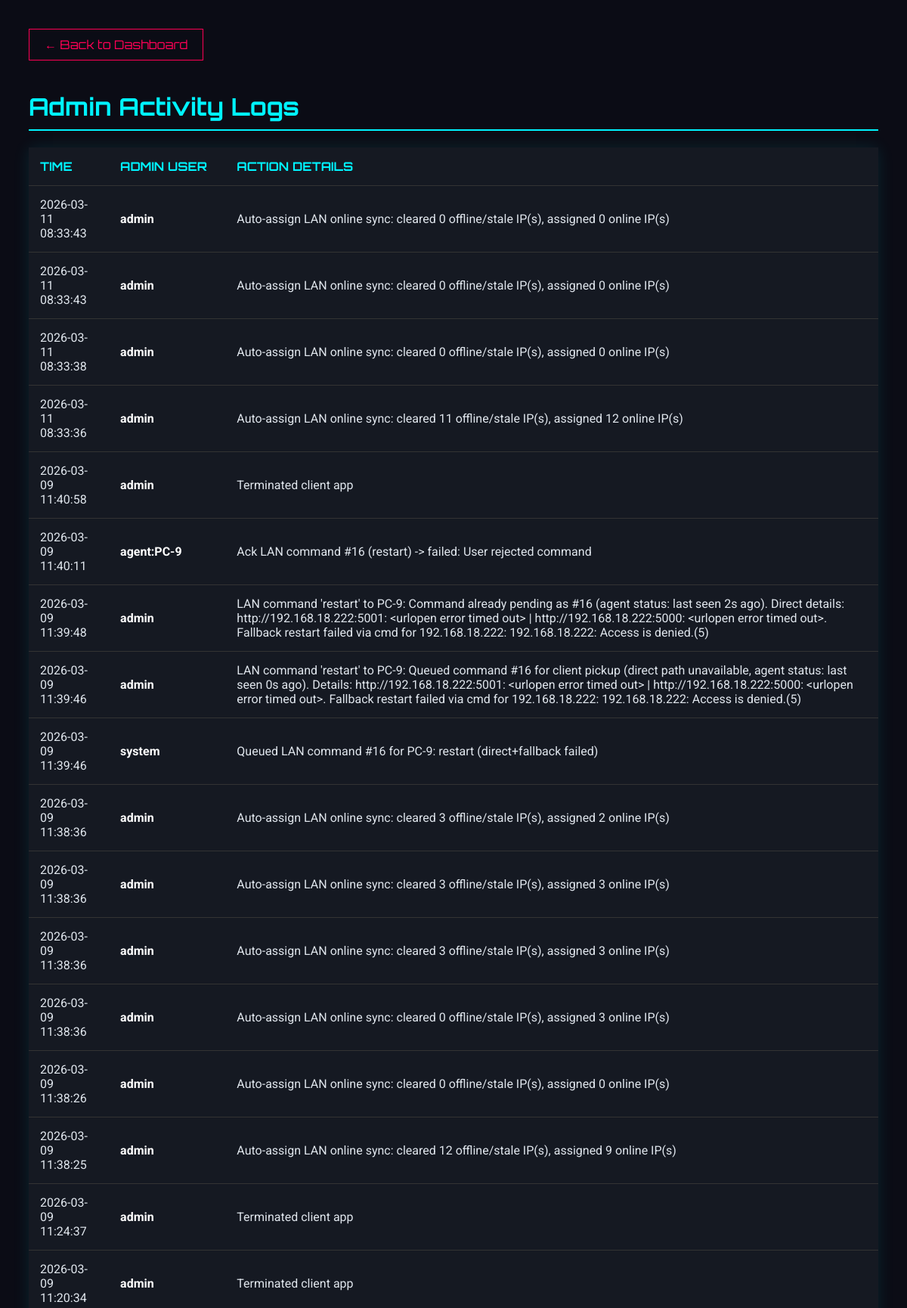
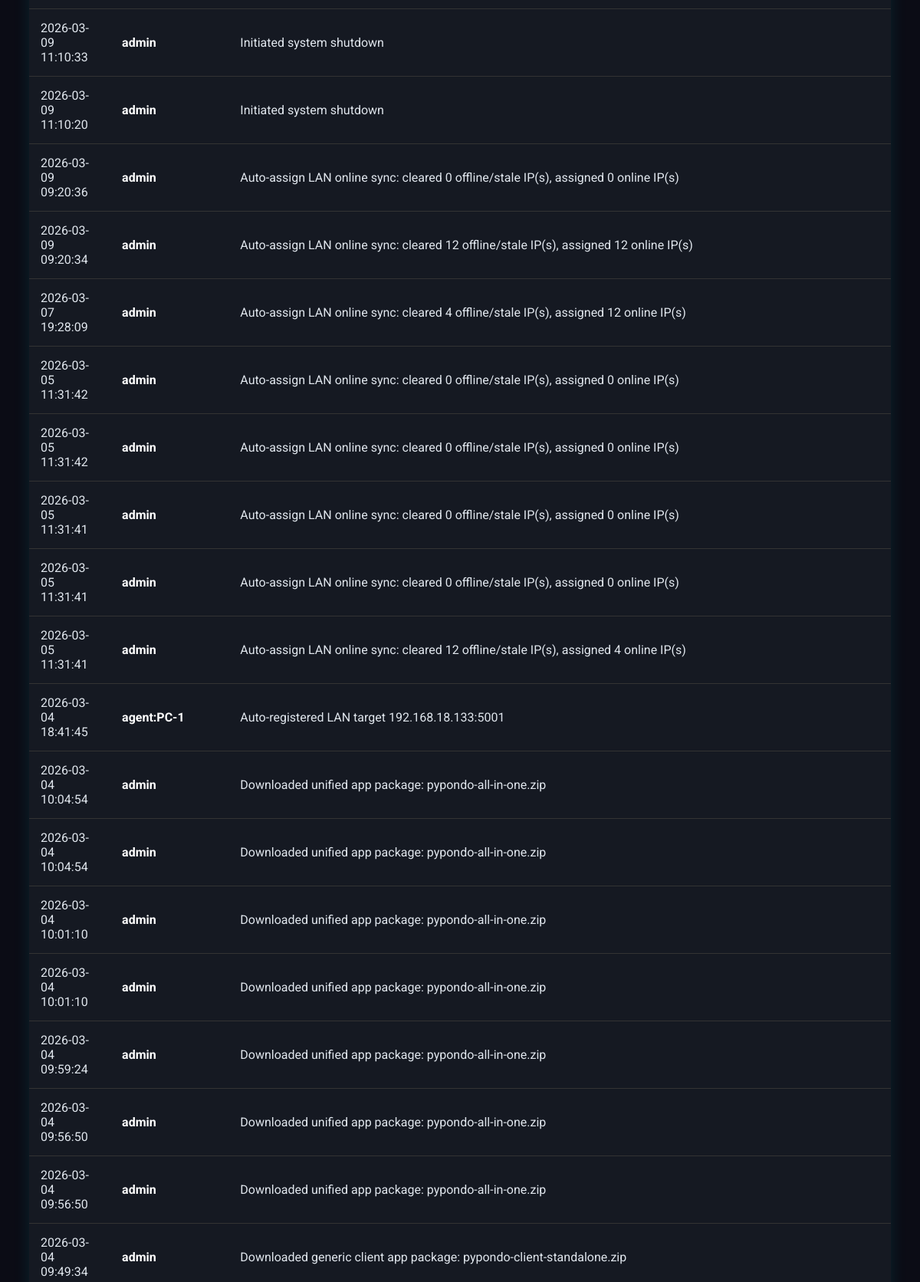
The app's page /logs (signed in, upper part) with its own data (2 pictures, top to bottom).
### app.py (models this page shows)
class AdminLog(db.Model):
    id = db.Column(db.Integer, primary_key=True)
    admin_name = db.Column(db.String(80))
    action = db.Column(db.String(255))
    timestamp = db.Column(db.DateTime, default=datetime.now)

### app.py (the view)
@app.route('/logs')
@login_required
def view_logs():
    if not current_user.is_admin: return redirect(url_for('index'))
    logs = AdminLog.query.order_by(AdminLog.timestamp.desc()).all()
    return render_template('logs.html', logs=logs)

### app.py (called while the page is built, shortened)
@login_manager.user_loader
def load_user(user_id):
    return db.session.get(User, int(user_id))

@app.before_request
def bootstrap_schema():
    if not getattr(app, "_schema_ready", False):
        db.create_all()
        ensure_pc_lan_ip_column()
        ensure_booking_date_column()
        ensure_session_last_charged_at_column()
        app._schema_ready = True

def start_periodic_billing():
    global _billing_thread_started
    if _billing_thread_started:
        return

@app.before_request
def ensure_billing_started():
    start_periodic_billing()

### templates/logs.html (shortened to what this page needs)
<!DOCTYPE html>
<html lang="en">
<head>
</head>
<body>
    <a href="/" class="back-btn">← Back to Dashboard</a>
    <h1>Admin Activity Logs</h1>
    <table>
        <thead>
            <tr>
                <th>Time</th>
                <th>Admin User</th>
                <th>Action Details</th>
            </tr>
        </thead>
        <tbody>
            {% for log in logs %}
            <tr>
                <td>{{ log.timestamp.strftime('%Y-%m-%d %H:%M:%S') }}</td>
                <td style="font-weight: bold; color: white;">{{ log.admin_name }}</td>
                <td>{{ log.action }}</td>
            </tr>
            {% else %}
            <tr>
                <td colspan="3" style="text-align:center; color:#666;">No logs found.</td>
            </tr>
            {% endfor %}
        </tbody>
    </table>
</body>
</html>

### templates/logs.html (style rules this page uses)
body { background-color: #0b0c15; color: #e0e6ed; font-family: 'Roboto', sans-serif; padding: 30px; }
h1 { font-family: 'Orbitron', sans-serif; color: #00f3ff; border-bottom: 2px solid #00f3ff; padding-bottom: 10px; }
table { width: 100%; border-collapse: collapse; background: #151922; margin-top: 20px; box-shadow: 0 0 20px rgba(0, 243, 255, 0.1); }
th, td { padding: 15px; text-align: left; border-bottom: 1px solid #333; }
th { color: #00f3ff; text-transform: uppercase; font-family: 'Orbitron', sans-serif; }
.back-btn { display: inline-block; margin-bottom: 20px; color: #ff0055; text-decoration: none; border: 1px solid #ff0055; padding: 10px 20px; font-family: 'Orbitron', sans-serif; }

### records on screen
AdminLog: timestamp "2026-03-11 08:33:43", admin_name "admin", action "Auto-assign LAN online sync: cleared 0 offline/stale IP(s), assigned 0 online IP(s)"
AdminLog: timestamp "2026-03-11 08:33:43", admin_name "admin", action "Auto-assign LAN online sync: cleared 0 offline/stale IP(s), assigned 0 online IP(s)"
AdminLog: timestamp "2026-03-11 08:33:38", admin_name "admin", action "Auto-assign LAN online sync: cleared 0 offline/stale IP(s), assigned 0 online IP(s)"
AdminLog: timestamp "2026-03-11 08:33:36", admin_name "admin", action "Auto-assign LAN online sync: cleared 11 offline/stale IP(s), assigned 12 online IP(s)"
AdminLog: timestamp "2026-03-09 11:40:58", admin_name "admin", action "Terminated client app"
AdminLog: timestamp "2026-03-09 11:40:11", admin_name "agent:PC-9", action "Ack LAN command #16 (restart) -> failed: User rejected command"
AdminLog: timestamp "2026-03-09 11:39:48", admin_name "admin", action "LAN command 'restart' to PC-9: Command already pending as #16 (agent status: last seen 2s ago). Direct details: http://192.168.18.222:5001: <urlopen error timed out> | http://192.168.18.222:5000: <urlopen error timed out>. Fallback restart failed via cmd for 192.168.18.222: 192.168.18.222: Access is denied.(5)"
AdminLog: timestamp "2026-03-09 11:39:46", admin_name "admin", action "LAN command 'restart' to PC-9: Queued command #16 for client pickup (direct path unavailable, agent status: last seen 0s ago). Details: http://192.168.18.222:5001: <urlopen error timed out> | http://192.168.18.222:5000: <urlopen error timed out>. Fallback restart failed via cmd for 192.168.18.222: 192.168.18.222: Access is denied.(5)"
AdminLog: timestamp "2026-03-09 11:39:46", admin_name "system", action "Queued LAN command #16 for PC-9: restart (direct+fallback failed)"
AdminLog: timestamp "2026-03-09 11:38:36", admin_name "admin", action "Auto-assign LAN online sync: cleared 3 offline/stale IP(s), assigned 2 online IP(s)"
AdminLog: timestamp "2026-03-09 11:38:36", admin_name "admin", action "Auto-assign LAN online sync: cleared 3 offline/stale IP(s), assigned 3 online IP(s)"
AdminLog: timestamp "2026-03-09 11:38:36", admin_name "admin", action "Auto-assign LAN online sync: cleared 3 offline/stale IP(s), assigned 3 online IP(s)"
AdminLog: timestamp "2026-03-09 11:38:36", admin_name "admin", action "Auto-assign LAN online sync: cleared 0 offline/stale IP(s), assigned 3 online IP(s)"
AdminLog: timestamp "2026-03-09 11:38:26", admin_name "admin", action "Auto-assign LAN online sync: cleared 0 offline/stale IP(s), assigned 0 online IP(s)"
AdminLog: timestamp "2026-03-09 11:38:25", admin_name "admin", action "Auto-assign LAN online sync: cleared 12 offline/stale IP(s), assigned 9 online IP(s)"
AdminLog: timestamp "2026-03-09 11:24:37", admin_name "admin", action "Terminated client app"
AdminLog: timestamp "2026-03-09 11:20:34", admin_name "admin", action "Terminated client app"
AdminLog: timestamp "2026-03-09 11:10:33", admin_name "admin", action "Initiated system shutdown"
AdminLog: timestamp "2026-03-09 11:10:20", admin_name "admin", action "Initiated system shutdown"
AdminLog: timestamp "2026-03-09 09:20:36", admin_name "admin", action "Auto-assign LAN online sync: cleared 0 offline/stale IP(s), assigned 0 online IP(s)"
AdminLog: timestamp "2026-03-09 09:20:34", admin_name "admin", action "Auto-assign LAN online sync: cleared 12 offline/stale IP(s), assigned 12 online IP(s)"
AdminLog: timestamp "2026-03-07 19:28:09", admin_name "admin", action "Auto-assign LAN online sync: cleared 4 offline/stale IP(s), assigned 12 online IP(s)"
AdminLog: timestamp "2026-03-05 11:31:42", admin_name "admin", action "Auto-assign LAN online sync: cleared 0 offline/stale IP(s), assigned 0 online IP(s)"
AdminLog: timestamp "2026-03-05 11:31:42", admin_name "admin", action "Auto-assign LAN online sync: cleared 0 offline/stale IP(s), assigned 0 online IP(s)"
AdminLog: timestamp "2026-03-05 11:31:41", admin_name "admin", action "Auto-assign LAN online sync: cleared 0 offline/stale IP(s), assigned 0 online IP(s)"
AdminLog: timestamp "2026-03-05 11:31:41", admin_name "admin", action "Auto-assign LAN online sync: cleared 0 offline/stale IP(s), assigned 0 online IP(s)"
AdminLog: timestamp "2026-03-05 11:31:41", admin_name "admin", action "Auto-assign LAN online sync: cleared 12 offline/stale IP(s), assigned 4 online IP(s)"
AdminLog: timestamp "2026-03-04 18:41:45", admin_name "agent:PC-1", action "Auto-registered LAN target 192.168.18.133:5001"
AdminLog: timestamp "2026-03-04 10:04:54", admin_name "admin", action "Downloaded unified app package: pypondo-all-in-one.zip"
AdminLog: timestamp "2026-03-04 10:04:54", admin_name "admin", action "Downloaded unified app package: pypondo-all-in-one.zip"
AdminLog: timestamp "2026-03-04 10:01:10", admin_name "admin", action "Downloaded unified app package: pypondo-all-in-one.zip"
AdminLog: timestamp "2026-03-04 10:01:10", admin_name "admin", action "Downloaded unified app package: pypondo-all-in-one.zip"
AdminLog: timestamp "2026-03-04 09:59:24", admin_name "admin", action "Downloaded unified app package: pypondo-all-in-one.zip"
AdminLog: timestamp "2026-03-04 09:56:50", admin_name "admin", action "Downloaded unified app package: pypondo-all-in-one.zip"
AdminLog: timestamp "2026-03-04 09:56:50", admin_name "admin", action "Downloaded unified app package: pypondo-all-in-one.zip"
AdminLog: timestamp "2026-03-04 09:49:34", admin_name "admin", action "Downloaded generic client app package: pypondo-client-standalone.zip"
